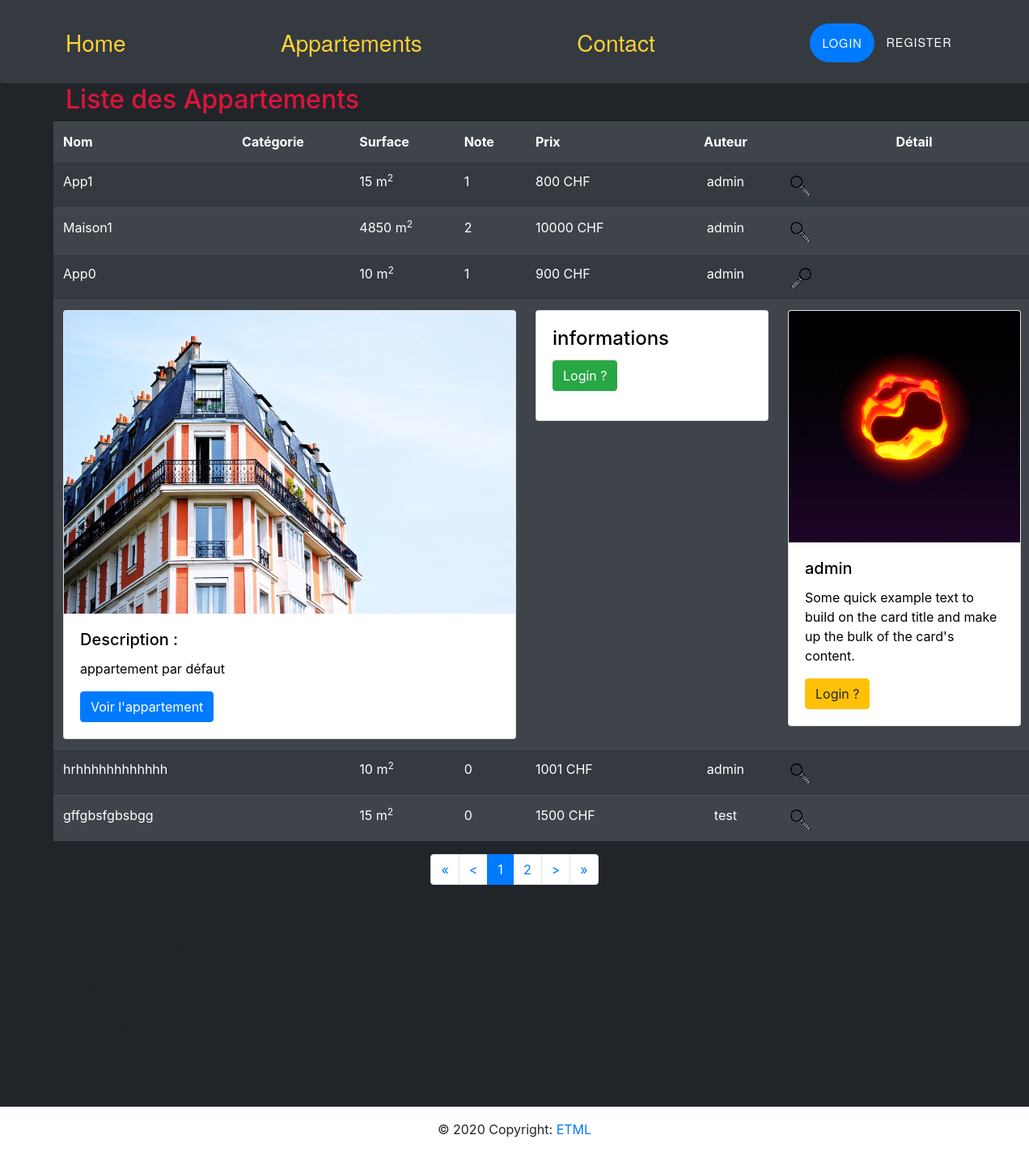
Before: /index.php?controller=appartement&action=list&id=3&start=0 with the older database file.
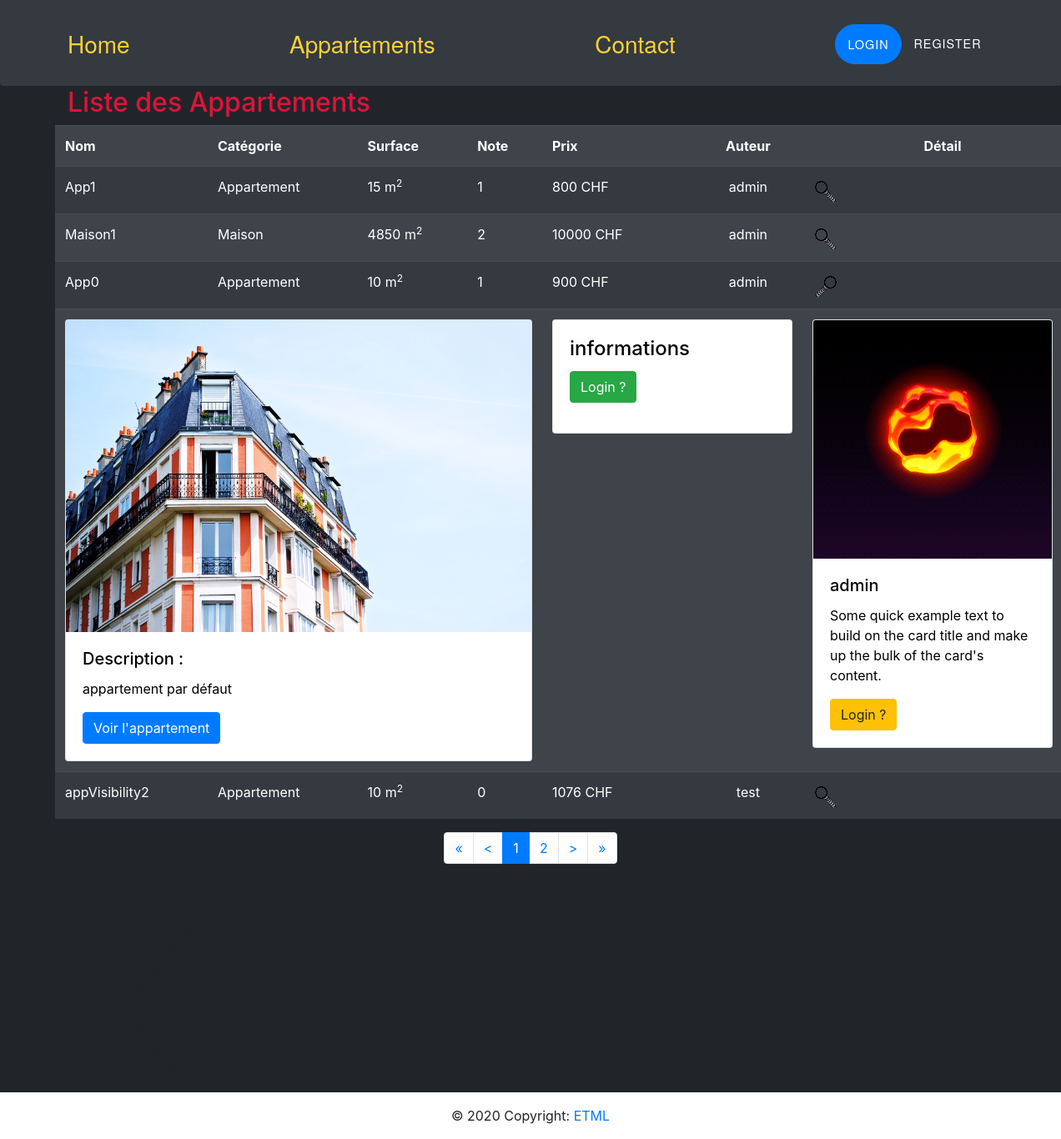
After: the same page with the newer database file.
### tables this page shows
CREATE TABLE `t_appartement` (
  `idAppartement` bigint(20) UNSIGNED NOT NULL,
  `appName` varchar(50) NOT NULL,
  `appDescription` varchar(255) DEFAULT NULL,
  `appCategory` varchar(50) DEFAULT NULL,
  `appImage` varchar(255) DEFAULT 'defaultAppartementPicture.jpg',
  `appSurface` float DEFAULT NULL,
  `appPrix` float NOT NULL,
  `appDate` datetime NOT NULL DEFAULT CURRENT_TIMESTAMP,
  `appRate` int(11) NOT NULL DEFAULT '0',
  `appVisibility` tinyint(1) NOT NULL DEFAULT '1',
  `idUser` int(11) NOT NULL
);

CREATE TABLE `t_user` (
  `idUser` bigint(20) UNSIGNED NOT NULL,
  `usePseudo` varchar(50) NOT NULL,
  `useFirstname` varchar(50) DEFAULT NULL,
  `useName` varchar(50) DEFAULT NULL,
  `usePassword` varchar(255) NOT NULL,
  `useMail` varchar(50) DEFAULT NULL,
  `usePhone` varchar(20) DEFAULT NULL,
  `useImage` varchar(255) DEFAULT 'defaultUserPicture.png	',
  `useRole` smallint(6) NOT NULL DEFAULT '50',
  `useProfilePref` int(11) NOT NULL DEFAULT '1',
  `useCreatedOn` datetime NOT NULL DEFAULT CURRENT_TIMESTAMP
);

CREATE TABLE `t_category` (
  `idCategory` bigint(20) UNSIGNED NOT NULL,
  `catName` varchar(100) NOT NULL DEFAULT 'Appartement'
);

### controller/AppartementController.php (called while the page is built, shortened)
<?php
include_once("model/Database.php");
class AppartementController extends Controller {
    public function display() {
        $action = "listAction";
        if (!array_key_exists("action", $_GET))
        {
            $action = "listAction";
        }
        else
        {
            switch($_GET["action"])
            {
                case "list":
                case "rate":
                case "unrate":
                    $action = $_GET["action"] . "Action";
                    break;
            }
        }
        return call_user_func(array($this, $action));
    }
    private function listAction() {
        $database = new Database();
        $startIndex = 0;
        $lengthAppartement = 5;
        $appartements = $database->getAllAppartements($startIndex, $lengthAppartement);
        $view = file_get_contents('view/page/appartement/list.php');
        eval('?>' . $view);
        $content = ob_get_clean();
        return $content;
    }
}

### model/Database.php (called while the page is built, shortened)
<?php
class Database {
    private $connector;
    public function __construct()
    {
        $dbName = $GLOBALS['MM_CONFIG']['database']['dbName'];
        $user = $GLOBALS['MM_CONFIG']['database']['username'];
        $password = $GLOBALS['MM_CONFIG']['database']['password'];
        $charset = $GLOBALS['MM_CONFIG']['database']['charset'];
        $host = $GLOBALS['MM_CONFIG']['database']['host'];
        $port = $GLOBALS['MM_CONFIG']['database']['port'];
        $this->connector = new PDO("mysql:host=$host;port=$port;dbname=$dbName;charset=$charset" , $user, $password);
    }
    private function queryPrepareExecute($query, $binds)
    {
        $req = $this->connector->prepare($query);
        $req->execute();
        return $req;
    }
    private function formatData($req)
    {
        return $req->fetchALL(PDO::FETCH_ASSOC);
    }
    public function getAllAppartements($start = 0, $length = 5, $selfPage = false)
    {
        if ($selfPage)
        {
            $req = $this->queryPrepareExecute('SELECT * FROM t_appartement LEFT JOIN t_category ON t_appartement.appCategory = t_category.idCategory LIMIT '.  $start . ', ' . $length , null);
        }
        else
        {
            $req = $this->queryPrepareExecute('SELECT * FROM t_appartement LEFT JOIN t_category ON t_appartement.appCategory = t_category.idCategory WHERE t_appartement.appVisibility = 1 LIMIT '.  $start . ', ' . $length , null);
        }
        $appartements = $this->formatData($req);
        return $appartements;
    }
    public function getOneUserById($userId){
        $query = "SELECT * FROM t_user WHERE idUser = '$userId'";
        $req = $this->queryPrepareExecute($query, null);
        $userArray = $this->formatData($req);
        $user = $userArray[0];
        return $user;
    }
}
?>

### view/page/appartement/list.php (the view, shortened to what the rows shown need)
<div class="d-flex">
	<div>
		<h2>Liste des Appartements</h2>
	</div>
</div>
<div class="row">
	<table class="table table-striped table-dark">
	<tr>
		<th>Nom</th>
		<th>Catégorie</th>
		<th>Surface</th>
		<th>Note</th>
		<th>Prix</th>
		<th class="text-center">Auteur</th>
		<th colspan="2" class="text-center">Détail</th>
	</tr>
	<?php
		$startIndex = 0;
		if (array_key_exists("start", $_GET))
		{
			$startIndex = $_GET["start"];
		}
		foreach ($appartements as $appartement)
		{
			$user = $database->getOneUserById($appartement["idUser"]);
			echo '<tr>';
				echo '<td><a class="text-white" href="index.php?controller=appartement&action=detail&id=' . htmlspecialchars($appartement['idAppartement']) . '">' . htmlspecialchars($appartement['appName']) . '</a></td>';
				echo '<td>' . htmlspecialchars($appartement['catName']) . '</td>';
				echo '<td>' . htmlspecialchars($appartement['appSurface']) . ' m<sup>2</sup></td>';
				echo '<td>' . htmlspecialchars($appartement['appRate']) . '</td>';
				echo '<td>' . htmlspecialchars($appartement['appPrix']) . ' CHF</td>';
				echo '<td class="text-center">' . $user["usePseudo"] . '</td>';
				if (array_key_exists("id", $_GET) && $_GET["id"] == $appartement["idAppartement"])
				{
					echo '<td><a href="index.php?controller=appartement&action=list&start=' . $startIndex . '"><div class="bg-iconLoupe-reverse"></div></a></td>';
				}
				else
				{
					echo '<td colspan="2"><a href="index.php?controller=appartement&action=list&id=' . htmlspecialchars($appartement['idAppartement']) . '&start=' . $startIndex . '"><div class="bg-iconLoupe"></div></a></td>';
				}
			echo '</tr>';
			if (array_key_exists("id", $_GET) && htmlspecialchars($_GET["id"]) == htmlspecialchars($appartement['idAppartement']))
			{
				echo '<tr>';
					$imageLink = '"resources/image/Appartements/' . htmlspecialchars($appartement['appImage']) . '"';
					echo '<td COLSPAN="4">';
						echo '<div class="card" style="width: 35rem;">';
							echo '<img src=' . $imageLink . ' class="card-img-top d-block w-100" alt="image de profile du créateur de l\'appartement">';
							echo '<div class="card-body" style="color:black">';
								echo '<h5 class="card-title">Description :</h5>';
								echo '<p class="card-text">' . $appartement["appDescription"] . '</p>';
								if (array_key_exists("isConnected", $_SESSION) && $_SESSION["isConnected"])
								{
									echo '<a href="index.php?controller=appartement&action=detail&id=' . htmlspecialchars($appartement['idAppartement']) . '" class="btn btn-primary">Voir l\'appartement</a>';
								}
								else
								{
									echo '<a href="index.php?controller=user&action=loginForm" class="btn btn-primary">Voir l\'appartement</a>';
								}
							echo '</div>';
						echo '</div>';
					echo '</td>';
					echo '<td COLSPAN="2">';
						echo '<div class="card" style="width: 18rem;">';
							echo '<div class="card-body" style="color:black">';
								echo '<h4 class="card-title">informations</h4>';
								if (array_key_exists("isConnected", $_SESSION) && $_SESSION["isConnected"])
								{
									echo '<a href="index.php?controller=appartement&action=detail&id=' . htmlspecialchars($appartement['idAppartement']) . '" class="btn btn-success">Noter l\'appartement</a>' . '</p>';
								}
								else
								{
									echo '<a href="index.php?controller=user&action=loginForm" class="btn btn-success">Login ?</a>';
								}
							echo '</div>';
						echo '</div>';
					echo '</td>';
					$imageProfilLink = '"resources/image/Users/' . htmlspecialchars($user['useImage']) . '"';
					echo '<td style="width:100px">';
						echo '<div class="card" style="width: 18rem;">';
							echo '<img src=' . $imageProfilLink . ' class="card-img-top" alt="image de profile du créateur de l\'appartement">';
							echo '<div class="card-body" style="color:black">';
								echo '<h5 class="card-title">' . $user["usePseudo"] . '</h5>';
								echo '<p class="card-text">Some quick example text to build on the card title and make up the bulk of the card\'s content.</p>';
								if (array_key_exists("isConnected", $_SESSION) && $_SESSION["isConnected"])
								{
									echo '<a href="index.php?controller=user&action=profile&idUser=' . $user["idUser"] .  '" class="btn btn-warning">Voir l\'auteur</a>';
								}
								else
								{
									echo '<a href="index.php?controller=user&action=loginForm" class="btn btn-warning">Login ?</a>';
								}
							echo '</div>';
						echo '</div>';
					echo '</td>';
				echo '</tr>';
			}
		}
	?>
	</table>
</div>

Changed rows visible on the page:
no longer on this page (row edited): t_appartement: appName "hrhhhhhhhhhhhh", appSurface "10", appRate "0", appPrix "1001", idUser.usePseudo "admin"
no longer on this page (row edited): t_appartement: appName "gffgbsfgbsbgg", appSurface "15", appRate "0", appPrix "1500", idUser.usePseudo "test"
changed t_appartement "App1": t_category.catName (not shown) → "Appartement"
changed t_appartement "Maison1": t_category.catName (not shown) → "Maison"
changed t_appartement "App0": t_category.catName (not shown) → "Appartement"
added t_appartement: appName "appVisibility2", t_category.catName "Appartement", appSurface "10", appRate "0", appPrix "1076", idUser.usePseudo "test"
